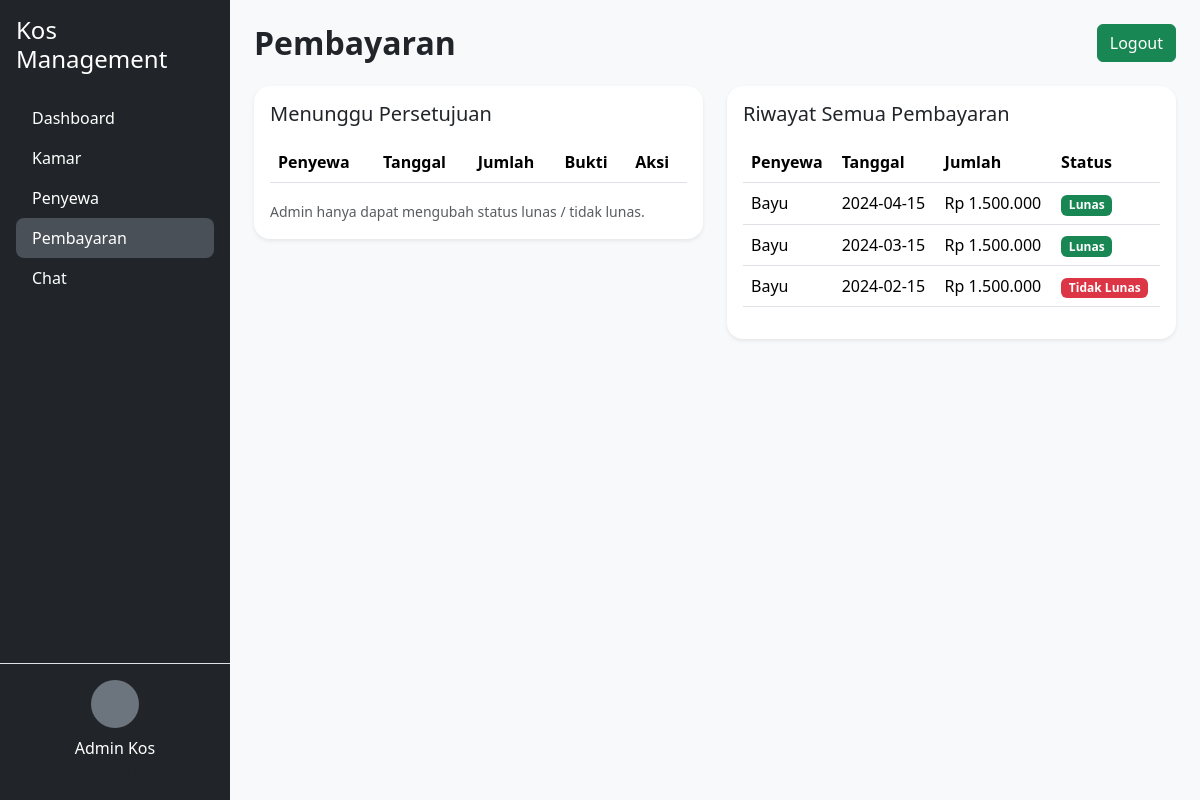
The app's page /?r=admin/pembayaran (signed in) with its own data.
### tables this page shows
CREATE TABLE IF NOT EXISTS pembayaran (
    id INT AUTO_INCREMENT PRIMARY KEY,
    user_id INT NOT NULL,
    tanggal DATE NOT NULL,
    jumlah INT NOT NULL,
    status ENUM('menunggu','lunas','tidak_lunas') DEFAULT 'menunggu',
    bukti VARCHAR(255) NULL,
    created_at TIMESTAMP DEFAULT CURRENT_TIMESTAMP,
    CONSTRAINT fk_pembayaran_user FOREIGN KEY (user_id) REFERENCES users(id)
);

CREATE TABLE IF NOT EXISTS users (
    id INT AUTO_INCREMENT PRIMARY KEY,
    name VARCHAR(100) NOT NULL,
    email VARCHAR(100) NOT NULL UNIQUE,
    password VARCHAR(255) NOT NULL,
    role ENUM('admin','penyewa') NOT NULL,
    nik VARCHAR(50) NULL,
    phone VARCHAR(20) NULL,
    photo VARCHAR(255) NULL,
    kamar_id INT NULL,
    created_at TIMESTAMP DEFAULT CURRENT_TIMESTAMP
);

### app/Core/Controller.php (called while the page is built)
<?php
class Controller {
    protected function view(string $view, array $data = []) {
        extract($data);
        require __DIR__ . "/../Views/" . $view . ".php";
    }
}

### app/Controllers/Admin/PembayaranController.php (called while the page is built, shortened)
<?php
require_once __DIR__ . "/../../Core/Controller.php";
require_once __DIR__ . "/../../Models/Pembayaran.php";
class AdminPembayaranController extends Controller {
    public function index() {
        $pembayaranModel = new Pembayaran();
        $semua = $pembayaranModel->getAllWithUser();
        $this->view("admin/pembayaran_index", compact('menunggu', 'semua'));
    }
}

### public/index.php (called while the page is built, shortened)
<?php
$route = $_GET['r'] ?? 'login';
Router::dispatch($route);

### app/Core/Database.php (called while the page is built)
<?php
class Database {
    private static $conn;
    public static function getConnection() {
        if (!self::$conn) {
            $host = "localhost";
            $db   = "kos";
            $user = "root";
            $pass = "";
            $dsn  = "mysql:host=$host;dbname=$db;charset=utf8mb4";
            try {
                self::$conn = new PDO($dsn, $user, $pass, [
                    PDO::ATTR_ERRMODE => PDO::ERRMODE_EXCEPTION,
                    PDO::ATTR_DEFAULT_FETCH_MODE => PDO::FETCH_ASSOC,
                ]);
            } catch (PDOException $e) {
                die("Database error: " . $e->getMessage());
            }
        }
        return self::$conn;
    }
}

### app/Models/Pembayaran.php (called while the page is built, shortened)
<?php
require_once __DIR__ . "/../Core/Database.php";
class Pembayaran {
    private $db;
    public function __construct() {
        $this->db = Database::getConnection();
    }
    public function getAllWithUser() {
        $sql = "SELECT p.*, u.name AS nama_penyewa
                FROM pembayaran p
                JOIN users u ON p.user_id = u.id
                ORDER BY p.tanggal DESC";
        $stmt = $this->db->query($sql);
        return $stmt->fetchAll();
    }
}

### app/Views/admin/pembayaran_index.php (the view, shortened to what this page needs)
<?php
require __DIR__ . "/../layouts/header.php";
require __DIR__ . "/../layouts/sidebar_admin.php";
?>
<div class="row g-4">
    <div class="col-md-6">
        <div class="card shadow-sm border-0">
            <div class="card-body">
                <h5 class="mb-3">Menunggu Persetujuan</h5>
                <div class="table-responsive">
                    <table class="table align-middle">
                        <thead>
                            <tr>
                                <th>Penyewa</th>
                                <th>Tanggal</th>
                                <th>Jumlah</th>
                                <th>Bukti</th>
                                <th>Aksi</th>
                            </tr>
                        </thead>
                    </table>
                </div>
                <small class="text-muted">Admin hanya dapat mengubah status lunas / tidak lunas.</small>
            </div>
        </div>
    </div>
    <div class="col-md-6">
        <div class="card shadow-sm border-0">
            <div class="card-body">
                <h5 class="mb-3">Riwayat Semua Pembayaran</h5>
                <div class="table-responsive">
                    <table class="table align-middle">
                        <thead>
                            <tr>
                                <th>Penyewa</th>
                                <th>Tanggal</th>
                                <th>Jumlah</th>
                                <th>Status</th>
                            </tr>
                        </thead>
                        <tbody>
                        <?php foreach ($semua as $s): ?>
                            <tr>
                                <td><?php echo htmlspecialchars($s['nama_penyewa']); ?></td>
                                <td><?php echo htmlspecialchars($s['tanggal']); ?></td>
                                <td>Rp <?php echo number_format($s['jumlah'], 0, ',', '.'); ?></td>
                                <td>
                                    <?php if ($s['status']==='lunas'): ?>
                                        <span class="badge bg-success">Lunas</span>
                                    <?php elseif ($s['status']==='tidak_lunas'): ?>
                                        <span class="badge bg-danger">Tidak Lunas</span>
                                    <?php else: ?>
                                        <span class="badge bg-warning text-dark">Menunggu</span>
                                    <?php endif; ?>
                                </td>
                            </tr>
                        <?php endforeach; ?>
                        </tbody>
                    </table>
                </div>
            </div>
        </div>
    </div>
</div>
<?php require __DIR__ . "/../layouts/footer.php"; ?>

### public/assets/css/style.css (style rules this page uses)
body { font-family: system-ui, -apple-system, BlinkMacSystemFont, "Segoe UI", sans-serif; }
.card { border-radius: 1rem; }

### records on screen
pembayaran: user.name "Bayu", tanggal "2024-04-15", jumlah "1.500.000", status "Lunas"
pembayaran: user.name "Bayu", tanggal "2024-03-15", jumlah "1.500.000", status "Lunas"
pembayaran: user.name "Bayu", tanggal "2024-02-15", jumlah "1.500.000", status "Tidak Lunas"

### other values on screen
$userSession['name'] "Admin Kos"
$pageTitle "Pembayaran"
